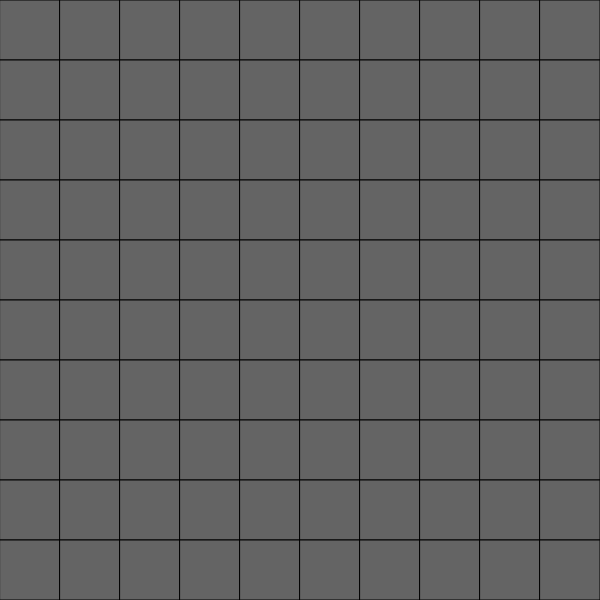
Frame 1 (no input)
Frame 60 (no input): identical to frame 1, image omitted
Frame 120 (the mouse pressed at the canvas centre since frame 60): identical to frame 1, image omitted

The p5.js sketch that drew this single still picture (run headless with seeded random() and noise() and a simulated clock; from frame 60 on, the mouse is pressed at the canvas centre):

// p5.js sketch
// ── sketch.js
const width = 600;
const height = 600;
const w = 10, h = 10;

var mine_field = new Array((w+2)*(h+2));
var cleared = new Array((w+2)*(h+2));
var flag = new Array((w+2)*(h+2));
var mine_count = new Array((w+2)*(h+2));
var playing = true;

function setup() {
    createCanvas(width, height);
    mine_count.fill(0);
    cleared.fill(0);
    flag.fill(false);

    for (let i=0; i<w; i++) {
        for (let j=0; j<h; j++) {
            let k = (i+1)+(j+1)*(w+2);
            mine_field[k] = random(1) > 0.8;
            if (mine_field[k]) {
                for (let n = -1; n <= 1; n++) {
                    for (let m = -1; m <= 1; m++) {
                        mine_count[k + n + m*(w+2)] += 1;
                    }
                }
            }
        }
    }
}


function mouseClicked() {
    if (mouseX >= 0 & mouseX < width & mouseY >= 0 & mouseY < height) {
        let x = ceil(mouseX/width*w);
        let y = ceil(mouseY/height*h);
        let k = x+y*(w+2);
        if (keyIsPressed && keyCode == CONTROL ) {
            flag[k] = true;
        } else {
            playing = !mine_field[k];
            cleared[k] = 1;
        }
    }
}

function gameOver() {
        noStroke();
        fill('blue');
        textAlign(CENTER);
        textSize(64);
        text("KABOOOOM", width/2, height/2);
}

function draw() {
    background(150);
    stroke(0);
    for (let i=0; i<w; i++) {
        for (let j=0; j<h; j++) {
            let k = (i+1)+(j+1)*(w+2);
            if (flag[k]) {
                fill('green');
            } else {
                fill(100);
            }
            push();
            if ( cleared[k]==1 ) {
                fill(200);
                if (mine_field[k]) {
                    fill('red');
                }
            }
            rect(i*width/w, j*height/h, width/w, height/h);
            if (cleared[k]==1 && !(mine_field[k])) {
                push()
                noStroke();
                fill(0);
                textSize(20);
                textAlign(CENTER, CENTER);
                text(mine_count[k], (i+0.5)*width/w, (j+0.5)*height/h);
                pop(); 
            }
            pop();
        }
    }
    if (!playing) {
        gameOver();
        noLoop();
    }
}
